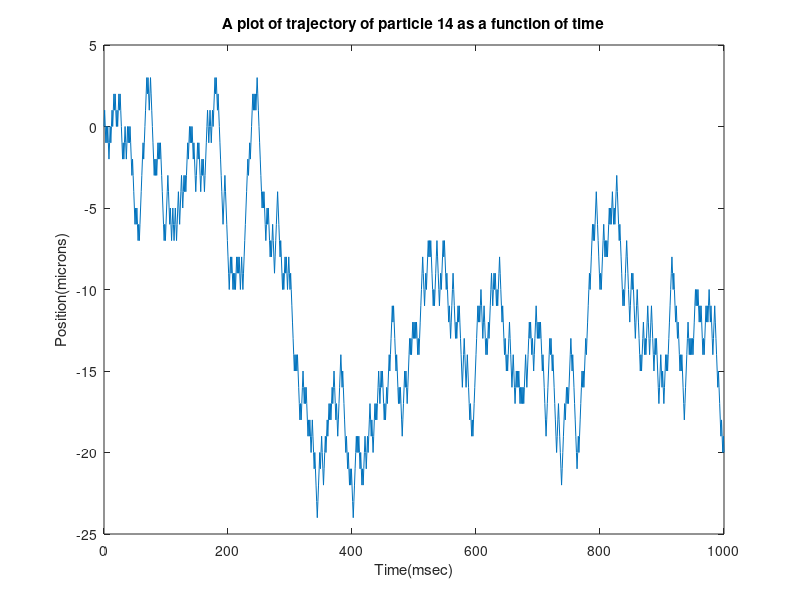
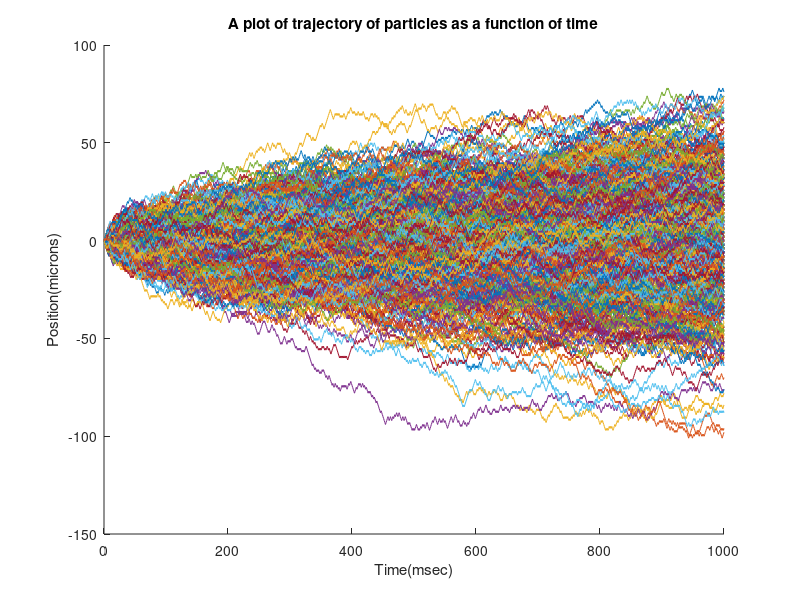
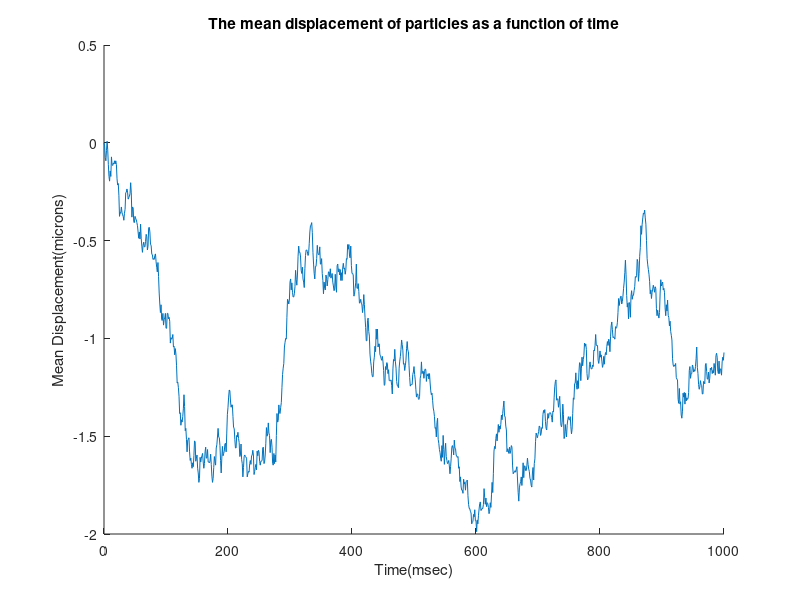
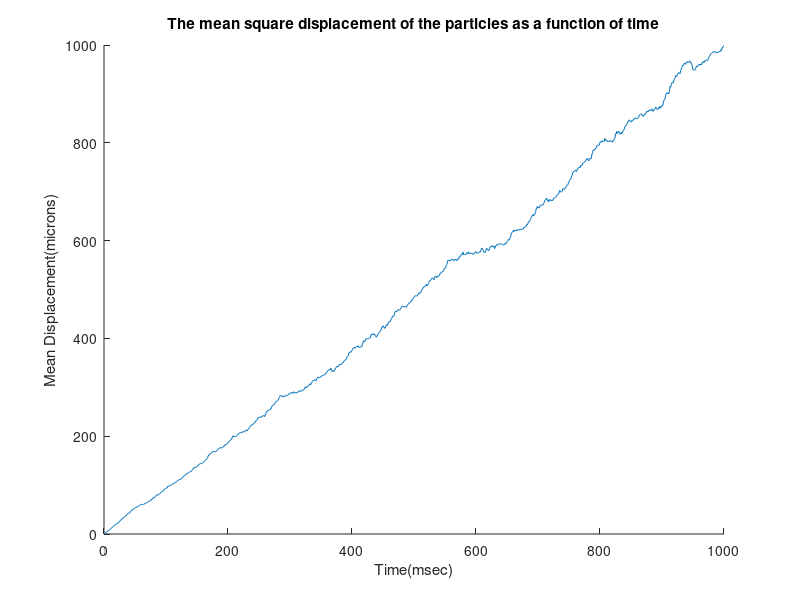

Source code (MATLAB) for these figures, in order: (Note: this script raises an error after producing the figures.)

% This program is written under MATLAB R2019a

fprintf("Problem 1\n")
fprintf("Loading randomwalk.mat\n")
load randomwalk.mat

figure;
plot(0:1000,X(14,:))
title('A plot of trajectory of particle 14 as a function of time')
xlabel('Time(msec)')
ylabel('Position(microns)')

figure;
hold on
title('A plot of trajectory of particles as a function of time')
xlabel('Time(msec)')
ylabel('Position(microns)')
for n = 1:500
   plot(0:1000,X(n,:)) 
end
hold off

figure;
hold on
title('The mean displacement of particles as a function of time')
xlabel('Time(msec)')
ylabel('Mean Displacement(microns)')
plot(0:1000,mean(X,1))
hold off

figure;
hold on
title('The mean square displacement of the particles as a function of time')
xlabel('Time(msec)')
ylabel('Mean Displacement(microns)')
plot(0:1000,mean(X.^2,1))
hold off

x = 0:1000;
y = mean(X.^2,1);
Poly=polyfit(x, y,1);
fprintf("Diffusion Coefficent: %f\n", Poly(1)/2)

fprintf("Problem 2\n")

fprintf("Problem 3\n")
fprintf("This is the nernst potential of K+ for a cell at 37C.")
NernstPotential(186,4.8,1,273+37)
fprintf("This is the nernst potential of Ca++ for a cell at 37C.")
NernstPotential(0.00005,1.5,2,273+37)